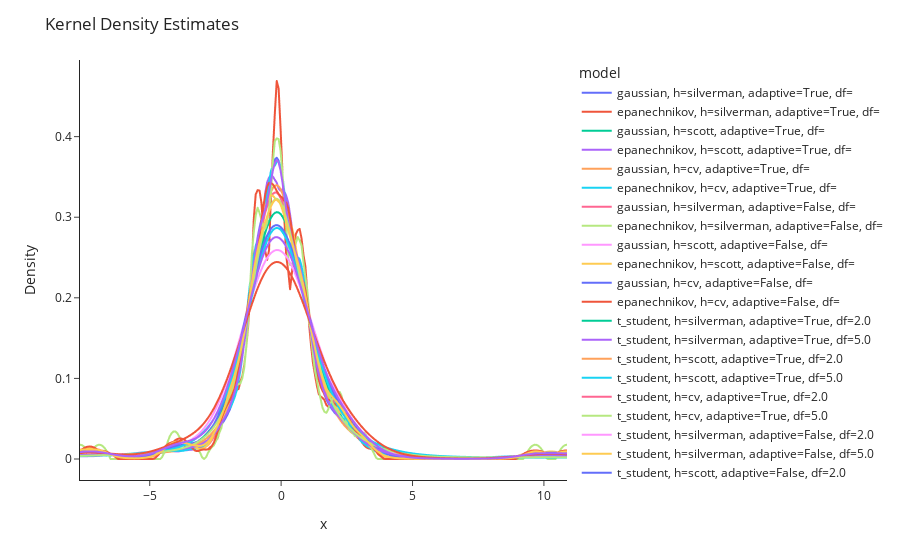

Write notebook code for a chart like this one.
### Code cell
fig = px.line(
    df,
    x="x",
    y="density",
    color="model"
)

fig.update_layout(
    title="Kernel Density Estimates",
    xaxis_title="x",
    yaxis_title="Density",
    legend=dict(x=1.02, y=1),
    margin=dict(r=200),
    template="simple_white"
)

fig.show()

### Figure 1 — Plotly figure (JSON) as saved in the notebook; plotly's stock layout.template omitted (floating-point values rounded to 4 significant figures; data arrays with more than 128 entries replaced by an {"elided": "..."} marker saying what was removed)
{"data": [{"hovertemplate": "model=gaussian, h=silverman, adaptive=True, df=<br>x=%{x}<br>density=%{y}<extra></extra>", "legendgroup": "gaussian, h=silverman, adaptive=True, df=", "line": {"color": "#636efa", "dash": "solid"}, "marker": {"symbol": "circle"}, "mode": "lines", "name": "gaussian, h=silverman, adaptive=True, df=", "showlegend": true, "type": "scattergl", "x": {"elided": "256 float values"}, "xaxis": "x", "y": {"elided": "256 float values"}, "yaxis": "y"}, {"hovertemplate": "model=epanechnikov, h=silverman, adaptive=True, df=<br>x=%{x}<br>density=%{y}<extra></extra>", "legendgroup": "epanechnikov, h=silverman, adaptive=True, df=", "line": {"color": "#EF553B", "dash": "solid"}, "marker": {"symbol": "circle"}, "mode": "lines", "name": "epanechnikov, h=silverman, adaptive=True, df=", "showlegend": true, "type": "scattergl", "x": {"elided": "256 float values"}, "xaxis": "x", "y": {"elided": "256 float values"}, "yaxis": "y"}, {"hovertemplate": "model=gaussian, h=scott, adaptive=True, df=<br>x=%{x}<br>density=%{y}<extra></extra>", "legendgroup": "gaussian, h=scott, adaptive=True, df=", "line": {"color": "#00cc96", "dash": "solid"}, "marker": {"symbol": "circle"}, "mode": "lines", "name": "gaussian, h=scott, adaptive=True, df=", "showlegend": true, "type": "scattergl", "x": {"elided": "256 float values"}, "xaxis": "x", "y": {"elided": "256 float values"}, "yaxis": "y"}, {"hovertemplate": "model=epanechnikov, h=scott, adaptive=True, df=<br>x=%{x}<br>density=%{y}<extra></extra>", "legendgroup": "epanechnikov, h=scott, adaptive=True, df=", "line": {"color": "#ab63fa", "dash": "solid"}, "marker": {"symbol": "circle"}, "mode": "lines", "name": "epanechnikov, h=scott, adaptive=True, df=", "showlegend": true, "type": "scattergl", "x": {"elided": "256 float values"}, "xaxis": "x", "y": {"elided": "256 float values"}, "yaxis": "y"}, {"hovertemplate": "model=gaussian, h=cv, adaptive=True, df=<br>x=%{x}<br>density=%{y}<extra></extra>", "legendgroup": "gaussian, h=cv, adaptive=True, df=", "line": {"color": "#FFA15A", "dash": "solid"}, "marker": {"symbol": "circle"}, "mode": "lines", "name": "gaussian, h=cv, adaptive=True, df=", "showlegend": true, "type": "scattergl", "x": {"elided": "256 float values"}, "xaxis": "x", "y": {"elided": "256 float values"}, "yaxis": "y"}, {"hovertemplate": "model=epanechnikov, h=cv, adaptive=True, df=<br>x=%{x}<br>density=%{y}<extra></extra>", "legendgroup": "epanechnikov, h=cv, adaptive=True, df=", "line": {"color": "#19d3f3", "dash": "solid"}, "marker": {"symbol": "circle"}, "mode": "lines", "name": "epanechnikov, h=cv, adaptive=True, df=", "showlegend": true, "type": "scattergl", "x": {"elided": "256 float values"}, "xaxis": "x", "y": {"elided": "256 float values"}, "yaxis": "y"}, {"hovertemplate": "model=gaussian, h=silverman, adaptive=False, df=<br>x=%{x}<br>density=%{y}<extra></extra>", "legendgroup": "gaussian, h=silverman, adaptive=False, df=", "line": {"color": "#FF6692", "dash": "solid"}, "marker": {"symbol": "circle"}, "mode": "lines", "name": "gaussian, h=silverman, adaptive=False, df=", "showlegend": true, "type": "scattergl", "x": {"elided": "256 float values"}, "xaxis": "x", "y": {"elided": "256 float values"}, "yaxis": "y"}, {"hovertemplate": "model=epanechnikov, h=silverman, adaptive=False, df=<br>x=%{x}<br>density=%{y}<extra></extra>", "legendgroup": "epanechnikov, h=silverman, adaptive=False, df=", "line": {"color": "#B6E880", "dash": "solid"}, "marker": {"symbol": "circle"}, "mode": "lines", "name": "epanechnikov, h=silverman, adaptive=False, df=", "showlegend": true, "type": "scattergl", "x": {"elided": "256 float values"}, "xaxis": "x", "y": {"elided": "256 float values"}, "yaxis": "y"}, {"hovertemplate": "model=gaussian, h=scott, adaptive=False, df=<br>x=%{x}<br>density=%{y}<extra></extra>", "legendgroup": "gaussian, h=scott, adaptive=False, df=", "line": {"color": "#FF97FF", "dash": "solid"}, "marker": {"symbol": "circle"}, "mode": "lines", "name": "gaussian, h=scott, adaptive=False, df=", "showlegend": true, "type": "scattergl", "x": {"elided": "256 float values"}, "xaxis": "x", "y": {"elided": "256 float values"}, "yaxis": "y"}, {"hovertemplate": "model=epanechnikov, h=scott, adaptive=False, df=<br>x=%{x}<br>density=%{y}<extra></extra>", "legendgroup": "epanechnikov, h=scott, adaptive=False, df=", "line": {"color": "#FECB52", "dash": "solid"}, "marker": {"symbol": "circle"}, "mode": "lines", "name": "epanechnikov, h=scott, adaptive=False, df=", "showlegend": true, "type": "scattergl", "x": {"elided": "256 float values"}, "xaxis": "x", "y": {"elided": "256 float values"}, "yaxis": "y"}, {"hovertemplate": "model=gaussian, h=cv, adaptive=False, df=<br>x=%{x}<br>density=%{y}<extra></extra>", "legendgroup": "gaussian, h=cv, adaptive=False, df=", "line": {"color": "#636efa", "dash": "solid"}, "marker": {"symbol": "circle"}, "mode": "lines", "name": "gaussian, h=cv, adaptive=False, df=", "showlegend": true, "type": "scattergl", "x": {"elided": "256 float values"}, "xaxis": "x", "y": {"elided": "256 float values"}, "yaxis": "y"}, {"hovertemplate": "model=epanechnikov, h=cv, adaptive=False, df=<br>x=%{x}<br>density=%{y}<extra></extra>", "legendgroup": "epanechnikov, h=cv, adaptive=False, df=", "line": {"color": "#EF553B", "dash": "solid"}, "marker": {"symbol": "circle"}, "mode": "lines", "name": "epanechnikov, h=cv, adaptive=False, df=", "showlegend": true, "type": "scattergl", "x": {"elided": "256 float values"}, "xaxis": "x", "y": {"elided": "256 float values"}, "yaxis": "y"}, {"hovertemplate": "model=t_student, h=silverman, adaptive=True, df=2.0<br>x=%{x}<br>density=%{y}<extra></extra>", "legendgroup": "t_student, h=silverman, adaptive=True, df=2.0", "line": {"color": "#00cc96", "dash": "solid"}, "marker": {"symbol": "circle"}, "mode": "lines", "name": "t_student, h=silverman, adaptive=True, df=2.0", "showlegend": true, "type": "scattergl", "x": {"elided": "256 float values"}, "xaxis": "x", "y": {"elided": "256 float values"}, "yaxis": "y"}, {"hovertemplate": "model=t_student, h=silverman, adaptive=True, df=5.0<br>x=%{x}<br>density=%{y}<extra></extra>", "legendgroup": "t_student, h=silverman, adaptive=True, df=5.0", "line": {"color": "#ab63fa", "dash": "solid"}, "marker": {"symbol": "circle"}, "mode": "lines", "name": "t_student, h=silverman, adaptive=True, df=5.0", "showlegend": true, "type": "scattergl", "x": {"elided": "256 float values"}, "xaxis": "x", "y": {"elided": "256 float values"}, "yaxis": "y"}, {"hovertemplate": "model=t_student, h=scott, adaptive=True, df=2.0<br>x=%{x}<br>density=%{y}<extra></extra>", "legendgroup": "t_student, h=scott, adaptive=True, df=2.0", "line": {"color": "#FFA15A", "dash": "solid"}, "marker": {"symbol": "circle"}, "mode": "lines", "name": "t_student, h=scott, adaptive=True, df=2.0", "showlegend": true, "type": "scattergl", "x": {"elided": "256 float values"}, "xaxis": "x", "y": {"elided": "256 float values"}, "yaxis": "y"}, {"hovertemplate": "model=t_student, h=scott, adaptive=True, df=5.0<br>x=%{x}<br>density=%{y}<extra></extra>", "legendgroup": "t_student, h=scott, adaptive=True, df=5.0", "line": {"color": "#19d3f3", "dash": "solid"}, "marker": {"symbol": "circle"}, "mode": "lines", "name": "t_student, h=scott, adaptive=True, df=5.0", "showlegend": true, "type": "scattergl", "x": {"elided": "256 float values"}, "xaxis": "x", "y": {"elided": "256 float values"}, "yaxis": "y"}, {"hovertemplate": "model=t_student, h=cv, adaptive=True, df=2.0<br>x=%{x}<br>density=%{y}<extra></extra>", "legendgroup": "t_student, h=cv, adaptive=True, df=2.0", "line": {"color": "#FF6692", "dash": "solid"}, "marker": {"symbol": "circle"}, "mode": "lines", "name": "t_student, h=cv, adaptive=True, df=2.0", "showlegend": true, "type": "scattergl", "x": {"elided": "256 float values"}, "xaxis": "x", "y": {"elided": "256 float values"}, "yaxis": "y"}, {"hovertemplate": "model=t_student, h=cv, adaptive=True, df=5.0<br>x=%{x}<br>density=%{y}<extra></extra>", "legendgroup": "t_student, h=cv, adaptive=True, df=5.0", "line": {"color": "#B6E880", "dash": "solid"}, "marker": {"symbol": "circle"}, "mode": "lines", "name": "t_student, h=cv, adaptive=True, df=5.0", "showlegend": true, "type": "scattergl", "x": {"elided": "256 float values"}, "xaxis": "x", "y": {"elided": "256 float values"}, "yaxis": "y"}, {"hovertemplate": "model=t_student, h=silverman, adaptive=False, df=2.0<br>x=%{x}<br>density=%{y}<extra></extra>", "legendgroup": "t_student, h=silverman, adaptive=False, df=2.0", "line": {"color": "#FF97FF", "dash": "solid"}, "marker": {"symbol": "circle"}, "mode": "lines", "name": "t_student, h=silverman, adaptive=False, df=2.0", "showlegend": true, "type": "scattergl", "x": {"elided": "256 float values"}, "xaxis": "x", "y": {"elided": "256 float values"}, "yaxis": "y"}, {"hovertemplate": "model=t_student, h=silverman, adaptive=False, df=5.0<br>x=%{x}<br>density=%{y}<extra></extra>", "legendgroup": "t_student, h=silverman, adaptive=False, df=5.0", "line": {"color": "#FECB52", "dash": "solid"}, "marker": {"symbol": "circle"}, "mode": "lines", "name": "t_student, h=silverman, adaptive=False, df=5.0", "showlegend": true, "type": "scattergl", "x": {"elided": "256 float values"}, "xaxis": "x", "y": {"elided": "256 float values"}, "yaxis": "y"}, {"hovertemplate": "model=t_student, h=scott, adaptive=False, df=2.0<br>x=%{x}<br>density=%{y}<extra></extra>", "legendgroup": "t_student, h=scott, adaptive=False, df=2.0", "line": {"color": "#636efa", "dash": "solid"}, "marker": {"symbol": "circle"}, "mode": "lines", "name": "t_student, h=scott, adaptive=False, df=2.0", "showlegend": true, "type": "scattergl", "x": {"elided": "256 float values"}, "xaxis": "x", "y": {"elided": "256 float values"}, "yaxis": "y"}, {"hovertemplate": "model=t_student, h=scott, adaptive=False, df=5.0<br>x=%{x}<br>density=%{y}<extra></extra>", "legendgroup": "t_student, h=scott, adaptive=False, df=5.0", "line": {"color": "#EF553B", "dash": "solid"}, "marker": {"symbol": "circle"}, "mode": "lines", "name": "t_student, h=scott, adaptive=False, df=5.0", "showlegend": true, "type": "scattergl", "x": {"elided": "256 float values"}, "xaxis": "x", "y": {"elided": "256 float values"}, "yaxis": "y"}, {"hovertemplate": "model=t_student, h=cv, adaptive=False, df=2.0<br>x=%{x}<br>density=%{y}<extra></extra>", "legendgroup": "t_student, h=cv, adaptive=False, df=2.0", "line": {"color": "#00cc96", "dash": "solid"}, "marker": {"symbol": "circle"}, "mode": "lines", "name": "t_student, h=cv, adaptive=False, df=2.0", "showlegend": true, "type": "scattergl", "x": {"elided": "256 float values"}, "xaxis": "x", "y": {"elided": "256 float values"}, "yaxis": "y"}, {"hovertemplate": "model=t_student, h=cv, adaptive=False, df=5.0<br>x=%{x}<br>density=%{y}<extra></extra>", "legendgroup": "t_student, h=cv, adaptive=False, df=5.0", "line": {"color": "#ab63fa", "dash": "solid"}, "marker": {"symbol": "circle"}, "mode": "lines", "name": "t_student, h=cv, adaptive=False, df=5.0", "showlegend": true, "type": "scattergl", "x": {"elided": "256 float values"}, "xaxis": "x", "y": {"elided": "256 float values"}, "yaxis": "y"}], "layout": {"legend": {"title": {"text": "model"}, "tracegroupgap": 0, "x": 1.02, "y": 1}, "margin": {"r": 200, "t": 60}, "title": {"text": "Kernel Density Estimates"}, "xaxis": {"anchor": "y", "domain": [0, 1], "title": {"text": "x"}}, "yaxis": {"anchor": "x", "domain": [0, 1], "title": {"text": "Density"}}}}
